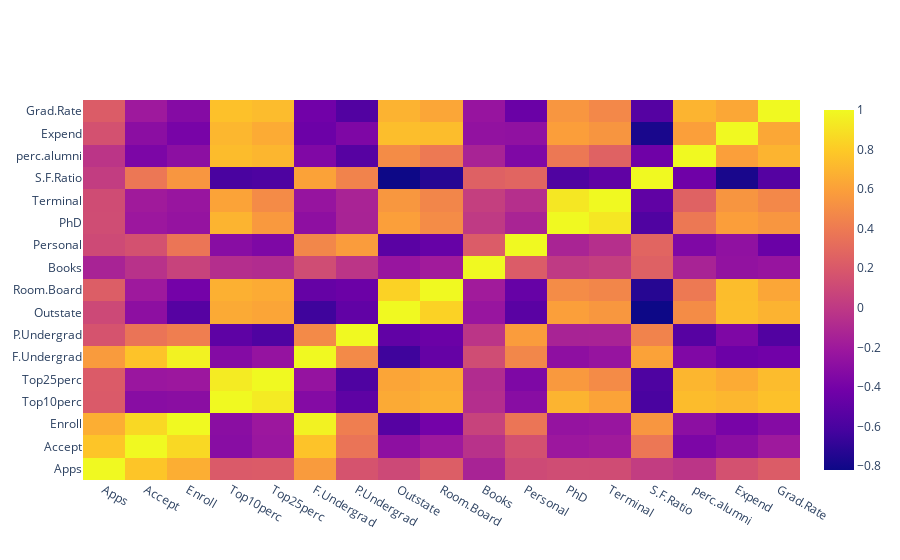

This figure's notebook cell:
### Code cell
# correl = subset_data.corr()
correl = sub_set.corr()

trace = go.Heatmap(z=correl.values,
                  x=correl.index.values,
                  y=correl.columns.values)
data1=[trace]
plotly.offline.iplot(data1, filename='basic-heatmap')

### Figure 1 — Plotly figure (JSON) as saved in the notebook; plotly's stock layout.template omitted (floating-point values rounded to 4 significant figures; data arrays with more than 128 entries replaced by an {"elided": "..."} marker saying what was removed)
{"data": [{"type": "heatmap", "x": ["Apps", "Accept", "Enroll", "Top10perc", "Top25perc", "F.Undergrad", "P.Undergrad", "Outstate", "Room.Board", "Books", "Personal", "PhD", "Terminal", "S.F.Ratio", "perc.alumni", "Expend", "Grad.Rate"], "y": ["Apps", "Accept", "Enroll", "Top10perc", "Top25perc", "F.Undergrad", "P.Undergrad", "Outstate", "Room.Board", "Books", "Personal", "PhD", "Terminal", "S.F.Ratio", "perc.alumni", "Expend", "Grad.Rate"], "z": {"elided": "17x17 float values"}}], "layout": {}}
